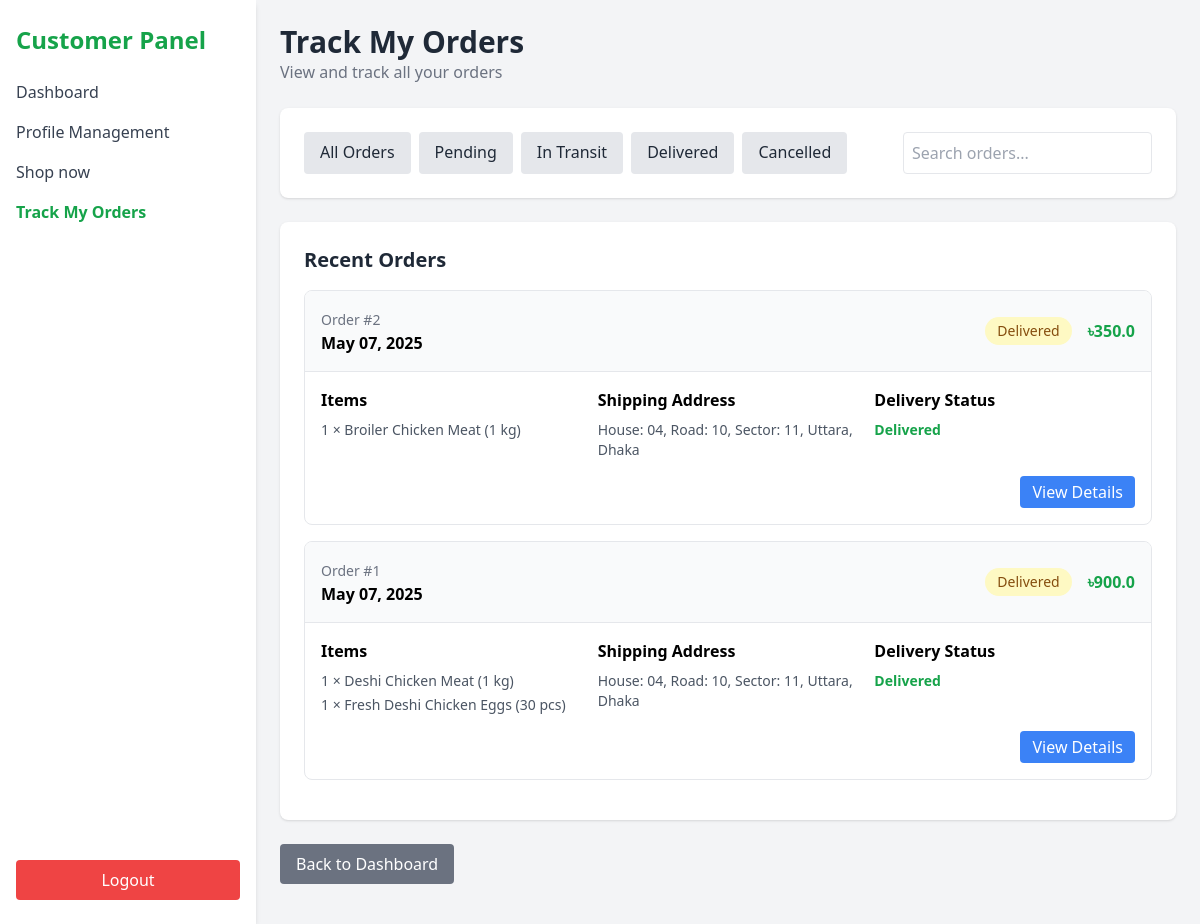
The page /track-orders (signed in) on the database its author committed.
### models.py (models this page shows, shortened)
class Order(db.Model):
    id = db.Column(db.Integer, primary_key=True)
    customer_id = db.Column(db.Integer, db.ForeignKey('user.id'))
    delivery_man_id = db.Column(db.Integer, db.ForeignKey('user.id'))
    status = db.Column(db.String(20), default='Pending')  # Pending, In Transit, Delivered, Cancelled
    total_amount = db.Column(db.Float)
    shipping_address = db.Column(db.Text)
    order_date = db.Column(db.DateTime, default=datetime.utcnow)
    delivery_date = db.Column(db.DateTime)
    is_sale_recorded = db.Column(db.Boolean, default=False)
    priority = db.Column(db.Enum(PriorityLevel), default=PriorityLevel.medium)
    customer = db.relationship('User', foreign_keys=[customer_id], backref='customer_orders')
    delivery_man = db.relationship('User', foreign_keys=[delivery_man_id], backref='delivery_orders')

class OrderItem(db.Model):
    id = db.Column(db.Integer, primary_key=True)
    order_id = db.Column(db.Integer, db.ForeignKey('order.id'))
    product_id = db.Column(db.Integer, db.ForeignKey('product.id'))
    quantity = db.Column(db.Integer, default=1)
    price = db.Column(db.Float)
    order = db.relationship('Order', backref='items')
    product = db.relationship('Product')

class Product(db.Model):
    id = db.Column(db.Integer, primary_key=True)
    name = db.Column(db.String(100), nullable=False)
    category = db.Column(db.String(100), nullable=False)
    quantity = db.Column(db.Integer, nullable=False)
    unit_price = db.Column(db.Float, nullable=False)
    product_description = db.Column(db.String(200), nullable=True)
    image = db.Column(db.String(100), nullable=True)  # Add this line for the image
    added_by = db.Column(db.Integer, db.ForeignKey('user.id'), nullable=False)

### app.py (the view)
@app.route('/track-orders')
def track_customer_orders():
    user_id = session.get('user_id')
    user = db.session.get(User, user_id)
    if not user or user.role != 'customer':
        return redirect(url_for('login'))
    status_filter = request.args.get('status')
    if status_filter and status_filter != 'All':
        orders = Order.query.filter_by(customer_id=user_id, status=status_filter).order_by(Order.order_date.desc()).all()
    else:
        orders = Order.query.filter_by(customer_id=user_id).order_by(Order.order_date.desc()).all()
    return render_template('track_orders.html', user=user, orders=orders)

### templates/track_orders.html (shortened to what this page needs)
<!DOCTYPE html>
<html lang="en">
<head>
  <script src="https://cdn.tailwindcss.com"></script>
</head>
<body class="bg-gray-100 min-h-screen">
  <div class="flex h-screen">
    <aside class="w-64 bg-white shadow-md px-4 py-6 flex flex-col h-full">
      <h1 class="text-2xl font-bold text-green-600 mb-6">Customer Panel</h1>
      <nav class="space-y-4 flex-1">
        <a href="{{ url_for('customer_dashboard') }}" class="block text-gray-700 hover:text-green-500">Dashboard</a>
        <a href="{{ url_for('profile_management') }}" class="block text-gray-700 hover:text-green-500">Profile Management</a>
        <a href="{{ url_for('shop') }}" class="block text-gray-700 hover:text-green-500">Shop now</a>
        <a href="{{ url_for('track_customer_orders') }}" class="block text-green-600 font-semibold">Track My Orders</a>
      </nav>
      <div class="mt-auto pt-6">
        <a href="{{ url_for('logout') }}" class="block w-full bg-red-500 text-white py-2 px-4 rounded text-center hover:bg-red-600 transition">
          Logout
        </a>
      </div>
    </aside>
    <main class="flex-1 p-6 overflow-y-auto">
      <header class="mb-6">
        <h2 class="text-3xl font-semibold text-gray-800">Track My Orders</h2>
        <p class="text-gray-500">View and track all your orders</p>
      </header>
      <section class="bg-white p-6 rounded-lg shadow mb-6">
        <div class="flex flex-col md:flex-row gap-4 justify-between">
          <div class="flex gap-2">
            <a href="{{ url_for('track_customer_orders', status='All') }}"
              class="px-4 py-2 rounded {{ 'bg-green-500 text-white' if status_filter == 'All' else 'bg-gray-200 text-gray-800 hover:bg-gray-300' }}">
              All Orders
            </a>
            <a href="{{ url_for('track_customer_orders', status='Pending') }}"
              class="px-4 py-2 rounded {{ 'bg-yellow-500 text-white' if status_filter == 'Pending' else 'bg-gray-200 text-gray-800 hover:bg-gray-300' }}">
              Pending
            </a>
            <a href="{{ url_for('track_customer_orders', status='In Transit') }}"
              class="px-4 py-2 rounded {{ 'bg-blue-500 text-white' if status_filter == 'In Transit' else 'bg-gray-200 text-gray-800 hover:bg-gray-300' }}">
              In Transit
            </a>
            <a href="{{ url_for('track_customer_orders', status='Delivered') }}"
              class="px-4 py-2 rounded {{ 'bg-green-600 text-white' if status_filter == 'Delivered' else 'bg-gray-200 text-gray-800 hover:bg-gray-300' }}">
              Delivered
            </a>
            <a href="{{ url_for('track_customer_orders', status='Cancelled') }}"
              class="px-4 py-2 rounded {{ 'bg-red-500 text-white' if status_filter == 'Cancelled' else 'bg-gray-200 text-gray-800 hover:bg-gray-300' }}">
              Cancelled
            </a>
          </div>
          <div>
            <input type="text" placeholder="Search orders..." class="p-2 border rounded">
          </div>
        </div>
      </section>
      <section class="bg-white p-6 rounded-lg shadow mb-6">
        <h3 class="text-xl font-bold text-gray-800 mb-4">Recent Orders</h3>
        {% if orders %}
          {% for order in orders %}
          <div class="border rounded-lg mb-4 overflow-hidden">
            <div class="bg-gray-50 p-4 border-b flex justify-between items-center">
              <div>
                <span class="text-sm text-gray-500">Order #{{ order.id }}</span>
                <p class="font-semibold">{{ order.order_date.strftime('%B %d, %Y') }}</p>
              </div>
              <div class="flex items-center gap-4">
                <span class="bg-yellow-100 text-yellow-800 px-3 py-1 rounded-full text-sm">{{ order.status }}</span>
                <span class="font-bold text-green-600">৳{{ order.total_amount }}</span>
              </div>
            </div>
            <div class="p-4">
              <div class="flex flex-col md:flex-row gap-4 items-start">
                <div class="flex-1">
                  <h4 class="font-semibold mb-2">Items</h4>
                  <ul class="text-sm text-gray-600 space-y-1">
                    {% for item in order.items %}
                    <li>{{ item.quantity }} × {{ item.product.name }}</li>
                    {% endfor %}
                  </ul>
                </div>
                <div class="flex-1">
                  <h4 class="font-semibold mb-2">Shipping Address</h4>
                  <p class="text-sm text-gray-600">{{ order.shipping_address }}</p>
                </div>
                <div class="flex-1">
                  <h4 class="font-semibold mb-2">Delivery Status</h4>
                  <p class="text-sm font-semibold {% if order.status == 'Delivered' %}text-green-600{% elif order.status == 'In Transit' %}text-blue-600{% elif order.status == 'Cancelled' %}text-red-600{% else %}text-yellow-600{% endif %}">
                    {{ order.status }}
                  </p>
                </div>
              </div>
              <div class="mt-4 flex justify-end gap-2">
                <a href="{{ url_for('view_order_details', order_id=order.id) }}" class="bg-blue-500 text-white px-3 py-1 rounded hover:bg-blue-600">View Details</a>
              </div>
            </div>
          </div>
          {% endfor %}
        {% endif %}
      </section>
      <a href="{{ url_for('customer_dashboard') }}" class="inline-block mb-4 bg-gray-500 text-white px-4 py-2 rounded hover:bg-gray-600">
        Back to Dashboard
      </a>
    </main>
  </div>
</body>
</html>

### rows shown on the page
Order: id "2", order_date "May 07, 2025", status "Delivered", total_amount "350.0", shipping_address "House: 04, Road: 10, Sector: 11, Uttara, Dhaka"
OrderItem: quantity "1", product.name "Broiler Chicken Meat (1 kg)"
Order: id "1", order_date "May 07, 2025", status "Delivered", total_amount "900.0", shipping_address "House: 04, Road: 10, Sector: 11, Uttara, Dhaka"
OrderItem: quantity "1", product.name "Deshi Chicken Meat (1 kg)"
OrderItem: quantity "1", product.name "Fresh Deshi Chicken Eggs (30 pcs)"
